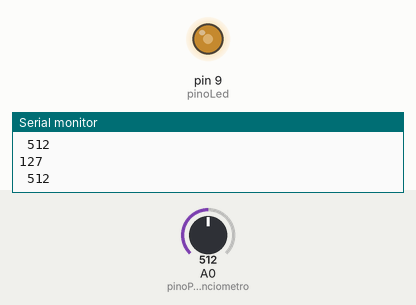
Recording of a sketch running on a simulated Arduino Uno, built with avr-gcc and run on an emulated ATmega328P. Parts: output pins drawn as LEDs (lit = HIGH), the last lines printed to the serial monitor. The test bench sets the inputs (shaded band); at power-on: A0 (pinoPotenciometro) = 512.

Above: at 1.2 s.
1.3 s: A0 (pinoPotenciometro) set to 716
At 2.5 s:
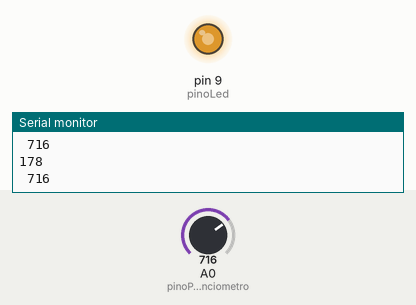
2.8 s: A0 (pinoPotenciometro) set to 900
At 3.6 s:
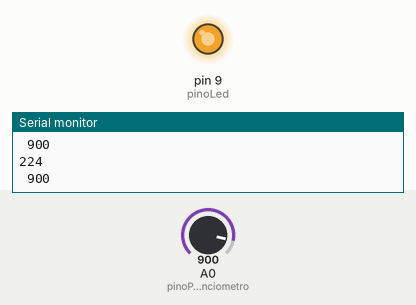
4.3 s: A0 (pinoPotenciometro) set to 122
At 4.6 s:
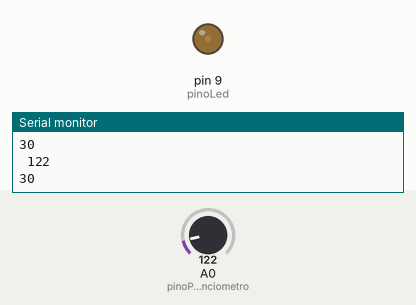
5.8 s: A0 (pinoPotenciometro) set to 0
At 6.7 s:
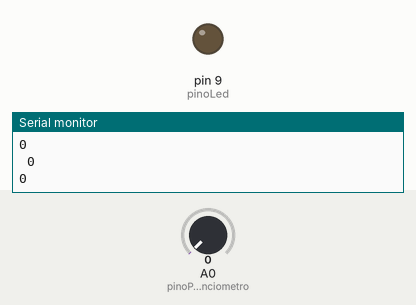
7.3 s: A0 (pinoPotenciometro) set to 511
At 8.0 s:
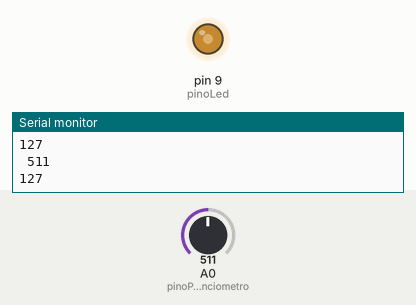
Timing chart, 0 to 9.8 s (numbered marks = the images above; inputs shaded):
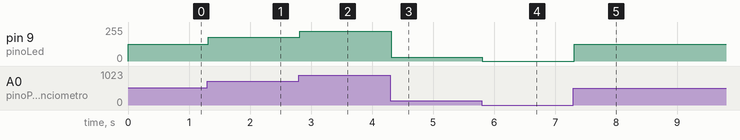

The sketch:

pwm_led.ino
```cpp
const int pinoPotenciometro = A0;
const int pinoLed = 9;
int leitura = 0;
int pwm = 0;

void setup() {
  Serial.begin(9600);
  pinMode(pinoPotenciometro, INPUT);
  pinMode(pinoLed,OUTPUT);
}

void loop() {
  leitura = analogRead(pinoPotenciometro);
  // converte o valor do potenciômetro, de 0 a 1023, em um valor de 0 a 255
  pwm = map(leitura,0,1023,0,255);

  //inverso:
  //pwm = map(leitura,1023,0,0,255);
  Serial.println(pwm);
  Serial.print(" ");
  Serial.println(leitura);
  // atualiza a razão cíclica do pino, variando a intensidade do LED
  analogWrite(pinoLed,pwm);
}
```

Measured:
- after the input at 1.3 s, pin 9 (pinoLed): 127/255 → 178/255 at once
- after the input at 2.8 s, pin 9 (pinoLed): 178/255 → 224/255 at once
- after the input at 4.3 s, pin 9 (pinoLed): 224/255 → 30/255 at once
- after the input at 5.8 s, pin 9 (pinoLed): 30/255 → 0/255 at once
- after the input at 7.3 s, pin 9 (pinoLed): 0/255 → 127/255 at once
